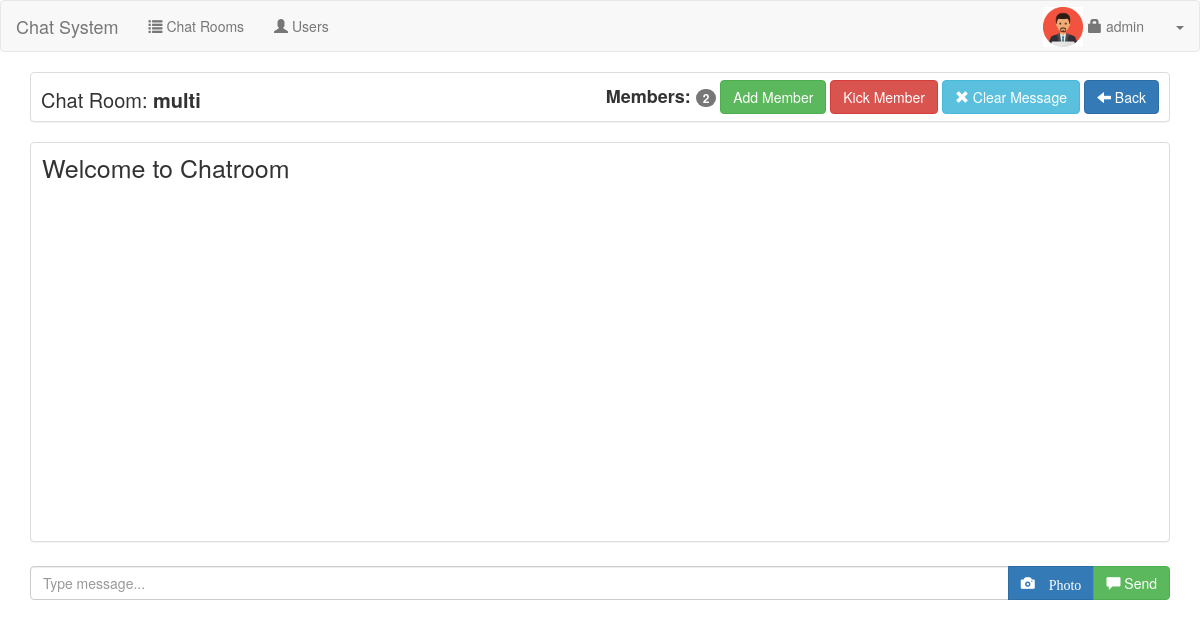
Page /admin/chatroom.php?id=22 (signed in) on the committed database.
### tables this page shows
CREATE TABLE `user` (
  `userid` int(11) NOT NULL,
  `username` varchar(30) NOT NULL,
  `password` varchar(150) DEFAULT NULL,
  `uname` varchar(60) NOT NULL,
  `photo` varchar(200) NOT NULL,
  `access` int(1) NOT NULL
);

CREATE TABLE `chatroom` (
  `chatroomid` int(11) NOT NULL,
  `chat_name` varchar(60) NOT NULL,
  `date_created` datetime NOT NULL,
  `chat_password` varchar(30) NOT NULL,
  `userid` int(11) NOT NULL
);

### admin/session.php (called while the page is built, shortened)
<?php
	include('../conn.php');
	$sq=mysqli_query($conn,"select * from `user` where userid='".$_SESSION['id']."'");
	$srow=mysqli_fetch_array($sq);
	$user=$srow['username'];
?>

### admin/navbar.php (shortened to what this page needs)
<nav class="navbar navbar-default">
    <div class="container-fluid">
		<div class="navbar-header">
			<a class="navbar-brand" href="#">Chat System</a>
		</div>
		<ul class="nav navbar-nav">
			<li><a href="index.php"><span class="glyphicon glyphicon-list"></span> Chat Rooms</a></li>
			<li><a href="user.php"><span class="glyphicon glyphicon-user"></span> Users</a></li>
		</ul>
		<ul class="nav navbar-nav navbar-right">
		<li><img src="../<?php if(empty($srow['photo'])){echo "upload/profile.jpg";}else{echo $srow['photo'];} ?>" style="height:40px; width:40px; position:relative; top:6px; left:10px;"></li>
			<li><a href="#account" data-toggle="modal"><span class="glyphicon glyphicon-lock"></span> <?php echo $user; ?></a></li>
			<li class="dropdown">
				<a class="dropdown-toggle" data-toggle="dropdown" href="#"><span class="caret"></span></a>
			</li>
		</ul>
    </div>
</nav>

### admin/room.php (shortened to what this page needs)
<div class="col-lg-12">
          <div class="panel panel-default" style="height:50px;">
		<span style="font-size:20px; margin-left:10px; position:relative; top:13px;">Chat Room: <strong><?php  echo $chatrow['chat_name']; ?></strong></span>
		<div class="pull-right" style="margin-right:10px; margin-top:7px;">
			<span id="user_details" style="font-size:18px; position:relative; top:2px;"><strong>Members: </strong><span class="badge"><?php echo mysqli_num_rows($cmem); ?></span></span>
			<a href="#add_member" data-toggle="modal" class="btn btn-success">Add Member</a>
			<a href="#kick_member" data-toggle="modal" class="btn btn-danger">Kick Member</a>
			<a href="#clear_message" data-toggle="modal" class="btn btn-info" ><span class="glyphicon glyphicon-remove"></span> Clear Message</a>
			<a href="index.php" class="btn btn-primary"><span class="glyphicon glyphicon-arrow-left"></span> Back</a>
		</div>
	</div>
	<div>
		<div class="panel panel-default" style="height: 400px;">
			<div style="height:7px;"></div>
			<span style="font-size:25px; margin-left:11px; ">Welcome to Chatroom</span><br>
			<div style="height:30px;"></div>
		</div>
		<div style="height:4px;"></div>
		<div class="input-group">
			<input type="text" class="form-control" placeholder="Type message..." id="chat_msg">
			<span class="input-group-btn">
			<button class="btn btn-primary" value="<?php echo $id; ?>">
			<span class="glyphicon glyphicon-camera" data-toggle="modal" data-target="#file" > Photo
			<button class="btn btn-success" type="submit" id="send_msg" value="<?php echo $id; ?>">
			<span class="glyphicon glyphicon-comment"></span> Send
			</button>
			</span>
		</div>
	</div>
</div>

### rows in the picture
user: photo (picture), username "admin"
chatroom: chat_name "multi"

### other values in the picture
mysqli_num_rows($cmem) "2"
